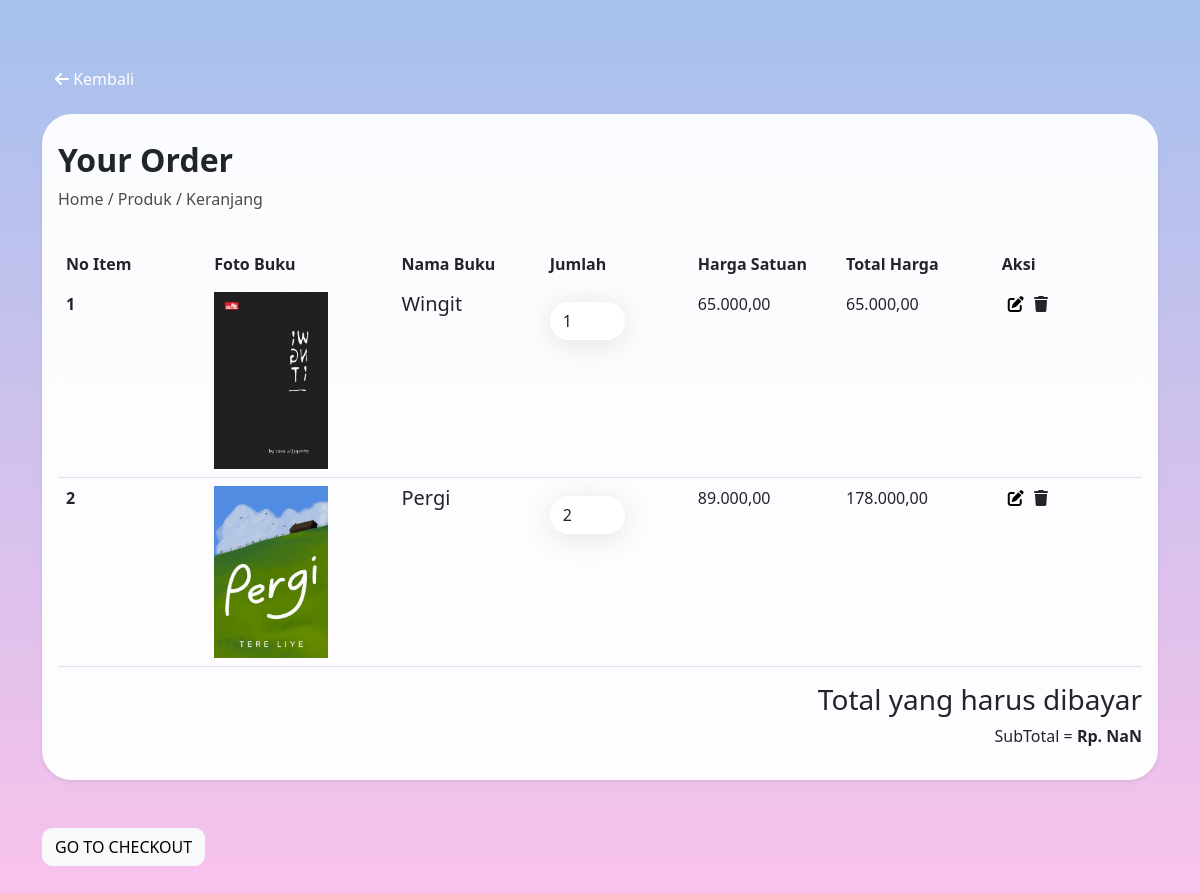
/keranjang.php (signed in), run on the app's committed database.
### tables this page shows
CREATE TABLE `keranjang` (
  `id_keranjang` int(11) NOT NULL,
  `id_pengguna` int(11) NOT NULL,
  `id_buku` int(11) NOT NULL,
  `jumlah_buku` int(11) NOT NULL
);

CREATE TABLE `buku` (
  `kd_buku` int(11) NOT NULL,
  `foto` varchar(200) NOT NULL,
  `judul` varchar(100) NOT NULL,
  `deskripsi` varchar(200) NOT NULL,
  `pengarang` varchar(30) NOT NULL,
  `penerbit` varchar(20) NOT NULL,
  `stok` int(11) NOT NULL,
  `harga` bigint(20) NOT NULL
);

### keranjang.php (the view, shortened to what this page needs)
<!DOCTYPE html>
<html lang="en">
   <head>
      <link href="https://cdn.jsdelivr.net/npm/bootstrap@5.0.2/dist/css/bootstrap.min.css" rel="stylesheet" />
   </head>
   <body>
      <div class="container" style="padding-top: 5%;">
      <button type="button" class="btn btn-white" style="border-radius: 10px;" class="back"><a href="produk.php" >
      <i class="fas fa-arrow-left"></i>
      Kembali
      </a></button>
      <section class="section1">
         <div class="card border-0 shadow-sm mt-3">
            <div class="card-body">
               <h2 class="titleShop">Your Order</h2>
               <div class="menuPage">
                  <a href="" class="menu" >Home / </a>
                  <a href="" class="menu" >Produk / </a>
                  <a href="" class="menu" >Keranjang </a>
               </div>
               <div class="table-responsive">
                  <table class="table table-hover" id="tabelku">
                     <thead>
                        <tr>
                           <th class="col-1">No Item</th>
                           <th class="col-1">Foto Buku</th>
                           <th class="col-1">Nama Buku</th>
                           <th class="col-1">Jumlah</th>
                           <th class="col-1">Harga Satuan</th>
                           <th class="col-1">Total Harga</th>
                           <th class="col-1">Aksi</th>
                        </tr>
                     </thead>
                     <tbody>
                        <?php
                           include 'koneksi.php';
                           $uname = $_SESSION['username'];
                           $query_id = mysqli_query($conn,"SELECT * FROM user WHERE username = '$uname'");
                           $ambil_id = mysqli_fetch_array($query_id);
                           $id_user = $ambil_id['id'];
                           $query_buku = mysqli_query($conn,"SELECT keranjang.id_keranjang,buku.judul,buku.harga,keranjang.jumlah_buku,buku.stok,buku.foto FROM keranjang
                           INNER JOIN buku ON keranjang.id_buku = buku.kd_buku
                           INNER JOIN user ON keranjang.id_pengguna = user.id
                           WHERE user.id = '$id_user'");
                           $no = 1;
                           while($ambil_data = mysqli_fetch_array($query_buku)){
                           ?>
                        <tr>
                           <th scope="row"><?= $no++ ?></th>
                           <td>
                              <img src="images/<?= $ambil_data['foto'] ?>" style="max-width: 3cm;" >
                           </td>
                           <td><h5><?= $ambil_data['judul'] ?></h5></td>
                           <td>
                              <form action="ubah_item_keranjang.php?id_keranjang=<?= $ambil_data['id_keranjang'] ?>" method="post">
                                 <input type="number" class="form-control" name="input" id="input1" value="<?= $ambil_data['jumlah_buku'] ?>" max="<?= $ambil_data['stok'] ?>" min="1" style="max-width: 2cm" />
                           </td>
                           <td><?= number_format($ambil_data['harga'],2,',','.') ?></td>
                           <td><?= number_format($ambil_data['harga'] * $ambil_data['jumlah_buku'],2,',','.') ?></td>
                           <td>
                           <button type="submit" class="fas fa-edit fa-1.5x" style="border: 0;background: none;"></button>
                           <a class="fas fa-trash fa-1.5x text-dark" onclick="confirm('Yakin Dihapus?')" href="hapus_item_keranjang.php?id_keranjang=<?= $ambil_data['id_keranjang'] ?>"></a>
                           </td>
                        </tr>
                        <?php
                           }
                           ?>
                     </tbody>
                  </table>
                  <h3 class="text-end">Total yang harus dibayar</h3>
                  <p class="text-end" id="total"></p>
               </div>
            </div>
      </section>
      <a class="btn btn-light my-5 " href="checkout.php" style="border-radius: 10px;" role="button">GO TO CHECKOUT</a>
      </div>
   </body>
</html>

### keranjang.php (style rules this page uses)
body { background-image: linear-gradient(to top, #fbc2eb 0%, #a6c1ee 100%); }
button a { color: white; text-decoration: none; }
.titleShop { font-weight: 800; margin-top: 1%; }
.menu { color: #4c4c4c; text-decoration: none; }
.card, .form-control { background: rgba(255, 255, 255, 0.95); border-radius: 16px; box-shadow: 0 4px 30px rgba(0, 0, 0, 0.1); backdrop-filter: blur(10.6px); -webkit-backdrop-filter: blur(10.6px); border: 1px solid rgba(255, 255, 255, 10); -webkit-border-radius: 30px; -moz-border-radius: 30px; border-radius: 30px; }
table { margin-top: 3%; }
.card input, select { margin-top: 10px; }
.table-hover > thead > tr > th { border: none; }

### data on the page
keranjang: id_buku.foto (picture), id_buku.judul "Wingit", input "1", id_buku.harga "65.000,00", $ambil_data['harga'] * $ambil_data['jumlah_buku'] "65.000,00"
keranjang: id_buku.foto (picture), id_buku.judul "Pergi", input "2", id_buku.harga "89.000,00", $ambil_data['harga'] * $ambil_data['jumlah_buku'] "178.000,00"
